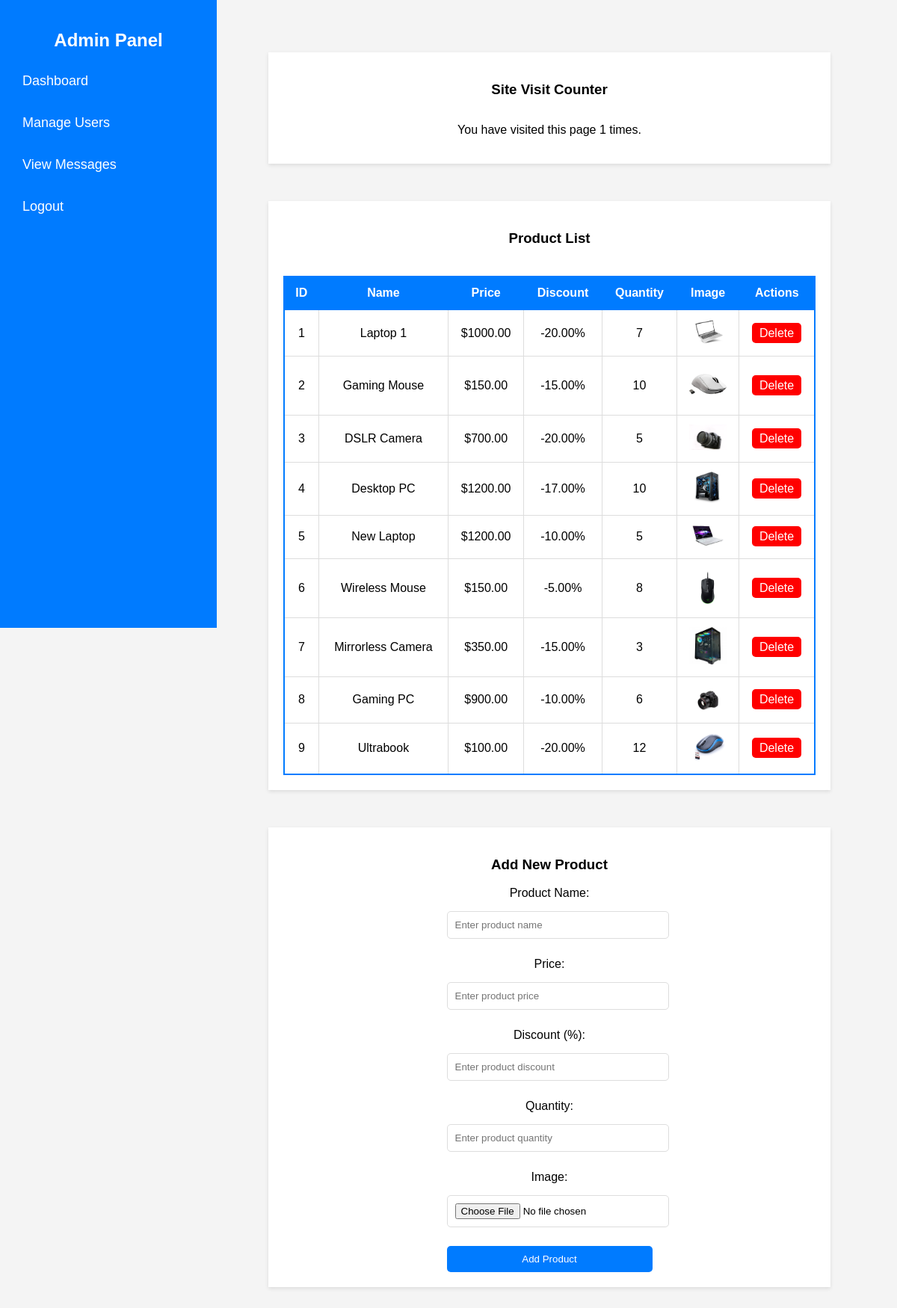
The app's page /admin/index.php with its own data.
### tables this page shows
CREATE TABLE `products` (
  `id` int(11) NOT NULL,
  `name` varchar(255) NOT NULL,
  `category` varchar(100) NOT NULL,
  `price` decimal(10,2) NOT NULL,
  `discount` decimal(5,2) DEFAULT 0.00,
  `image` varchar(255) NOT NULL,
  `quantity` int(11) NOT NULL
);

### admin/index.php (the view, shortened to what this page needs)
<?php
include('../config.php');
$sql = "SELECT * FROM products";
$result = $con->query($sql);
?>
<!DOCTYPE html>
<html lang="en">
<head>
    <link rel="stylesheet" href="css/admin_style.css">
</head>
<body>
    <div class="sidebar">
        <h2>Admin Panel</h2>
        <ul>
            <li><a href="index.php">Dashboard</a></li>
            <li><a href="view-users.php">Manage Users</a></li>
            <li><a href="view-messages.php">View Messages</a></li>
            <li><a href="logout.php">Logout</a></li>
        </ul>
    </div>
    <div class="main-content">
        <div class="admin-container">
            <h3>Site Visit Counter</h3>
            <p>You have visited this page <?= $_SESSION["visits"] ?> times.</p>
        </div>
        <div class="admin-container">
            <h3>Product List</h3>
            <table>
                <thead>
                    <tr>
                        <th>ID</th>
                        <th>Name</th>
                        <th>Price</th>
                        <th>Discount</th>
                        <th>Quantity</th>
                        <th>Image</th>
                        <th>Actions</th>
                    </tr>
                </thead>
                <tbody>
                    <?php
                    if ($result->num_rows > 0) {
                        while ($row = $result->fetch_assoc()) {
                            echo "<tr>
                                    <td>" . $row['id'] . "</td>
                                    <td>" . $row['name'] . "</td>
                                    <td>$" . $row['price'] . "</td>
                                    <td>-" . $row['discount'] . "%</td>
                                    <td>" . $row['quantity'] . "</td>
                                    <td><img src='" . $row['image'] . "' alt='" . $row['name'] . "' width='50'></td>
                                    <td>
                                        <a href='?delete_id=" . $row['id'] . "' class='delete-btn' onclick='return confirm(\"Are you sure?\")'>Delete</a>
                                    </td>
                                  </tr>";
                        }
                    } else {
                        echo "<tr><td colspan='7'>No products found.</td></tr>";
                    }
                    ?>
                </tbody>
            </table>
        </div>
        <div class="admin-container">
            <h3>Add New Product</h3>
            <form action="index.php" method="POST" enctype="multipart/form-data">
                <div class="form-group">
                    <label for="name">Product Name:</label>
                    <input type="text" id="name" name="name" required placeholder="Enter product name">
                </div>
                <div class="form-group">
                    <label for="price">Price:</label>
                    <input type="number" id="price" name="price" required placeholder="Enter product price">
                </div>
                <div class="form-group">
                    <label for="discount">Discount (%):</label>
                    <input type="number" id="discount" name="discount" required placeholder="Enter product discount">
                </div>
                <div class="form-group">
                    <label for="quantity">Quantity:</label>
                    <input type="number" id="quantity" name="quantity" required placeholder="Enter product quantity">
                </div>
                <div class="form-group">
                    <label for="image">Image:</label>
                    <input type="file" id="image" name="image" required>
                </div>
                <button type="submit" name="add_product">Add Product</button>
            </form>
        </div>
    </div>
</body>
</html>

### admin/css/admin_style.css (style rules this page uses)
body { font-family: Arial, sans-serif; margin: 0; padding: 0; background: #f4f4f4; display: flex; }
input { width: 90%; padding: 10px; margin: 10px 0; border: 1px solid #ddd; border-radius: 5px; }
button { width: 100%; padding: 10px; background: #007BFF; color: white; border: none; border-radius: 5px; cursor: pointer; }
.sidebar { width: 250px; height: 100vh; background: #007BFF; color: white; padding: 20px; position: fixed; left: 0; top: 0; }
.sidebar h2 { text-align: center; margin-bottom: 20px; }
.sidebar ul { list-style: none; padding: 0; }
.sidebar ul li { margin: 15px 0; }
.sidebar ul li a { color: white; text-decoration: none; font-size: 18px; display: block; padding: 10px; border-radius: 5px; transition: 0.3s; }
.main-content { margin-left: 270px; padding: 20px; flex-grow: 1; width: calc(100% - 270px); }
.admin-container { background: white; padding: 20px; box-shadow: 0px 2px 5px rgba(0, 0, 0, 0.1); margin: 50px auto; width: 80%; text-align: center; display: flex; flex-direction: column; align-items: center; }
table { width: 100%; border-collapse: collapse; margin-top: 20px; border: 2px solid #007BFF; }
th, td { padding: 12px; text-align: center; border: 1px solid #ddd; }
th { background: #007BFF; color: white; border: 2px solid #007BFF }
.delete-btn { color: white; background: red; padding: 5px 10px; text-decoration: none; border-radius: 5px; }
.form-group { margin-bottom: 15px; }
.form-group label { display: block; margin-bottom: 5px; }
.form-group input { width: 100%; padding: 10px; border-radius: 5px; border: 1px solid #ddd; }

### records on screen
products: id "1", name "Laptop 1", price "1000.00", discount "20.00", quantity "7", image (picture)
products: id "2", name "Gaming Mouse", price "150.00", discount "15.00", quantity "10", image (picture)
products: id "3", name "DSLR Camera", price "700.00", discount "20.00", quantity "5", image (picture)
products: id "4", name "Desktop PC", price "1200.00", discount "17.00", quantity "10", image (picture)
products: id "5", name "New Laptop", price "1200.00", discount "10.00", quantity "5", image (picture)
products: id "6", name "Wireless Mouse", price "150.00", discount "5.00", quantity "8", image (picture)
products: id "7", name "Mirrorless Camera", price "350.00", discount "15.00", quantity "3", image (picture)
products: id "8", name "Gaming PC", price "900.00", discount "10.00", quantity "6", image (picture)
products: id "9", name "Ultrabook", price "100.00", discount "20.00", quantity "12", image (picture)

### other values on screen
$_SESSION["visits"] "1"
